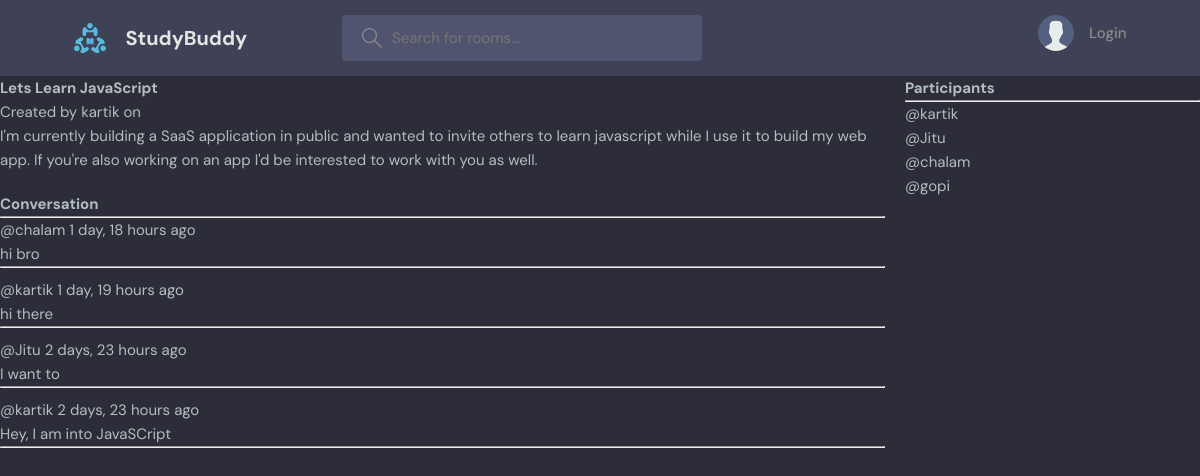
The page /room/1/ on the database as committed earlier.
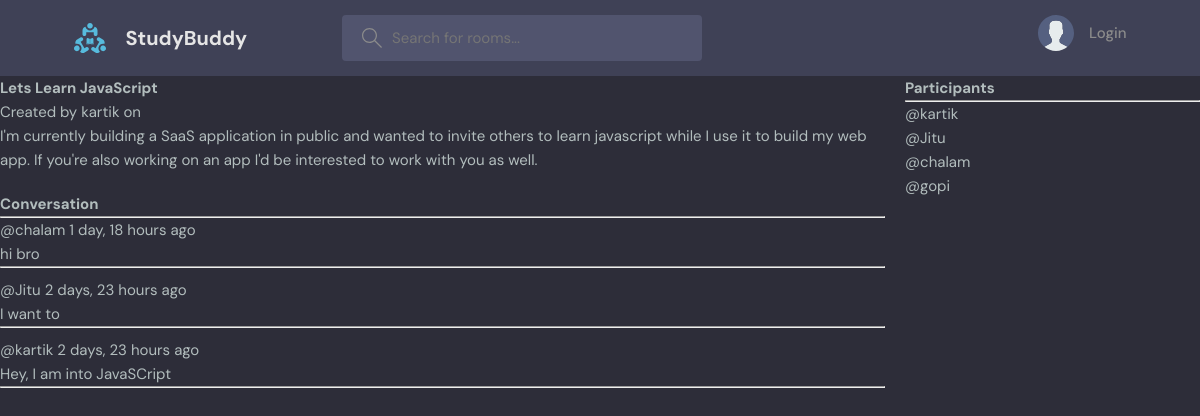
The same page on the database as committed later.
### base/models.py (models this page shows, shortened)
class Message(models.Model):
    user = models.ForeignKey(User, on_delete=models.CASCADE)
    room = models.ForeignKey(Room, on_delete=models.CASCADE)
    body = models.TextField()
    updated = models.DateTimeField(auto_now=True)
    created = models.DateTimeField(auto_now_add=True)

### base/views.py (the view, shortened to what this page needs)
# urls.py: path("room/<str:pk>/", views.room, name="room"),
def room (request, pk):
    room = Room.objects.get(id=pk)
    room_messagaes = room.message_set.all().order_by('-created')
    participants = room.participants.all()
    context = {'room': room, 'room_messagaes': room_messagaes, 'participants': participants}
    return render(request, 'base/room.html', context)

### base/templates/base/room.html (shortened to what this page needs)
{%extends 'main.html'%}
{%block content%}
<div class="room-container">
    <div>
        <h1>{{room.name}}</h1>
        <p>Created by {{room.host.username}} on {{room.created_at}}</p>
        <p>{{room.description}}</p>
        <div class="comment-wrapper">
            <h3>Conversation</h3>
            <hr>
            {% for message in room_messagaes %}
            <div class="message">
                <small>@{{ message.user.username }} {{ message.created | timesince}} ago</small>
                <p>{{ message.body }}</p>
                <hr>
            </div>
            {% endfor %}
        </div>
    </div>
    <div>
        <h3>Participants</h3>
        <hr>
        {%for user in participants %}
        <div>
            <p>@{{user.username}}</p>
        </div>
        {%endfor%}
    </div>
</div>
{%endblock%}

Rows that differ between the two databases and show on the page:
removed Message: user.username "kartik", created "1 day, 19 hours", body "hi there"
